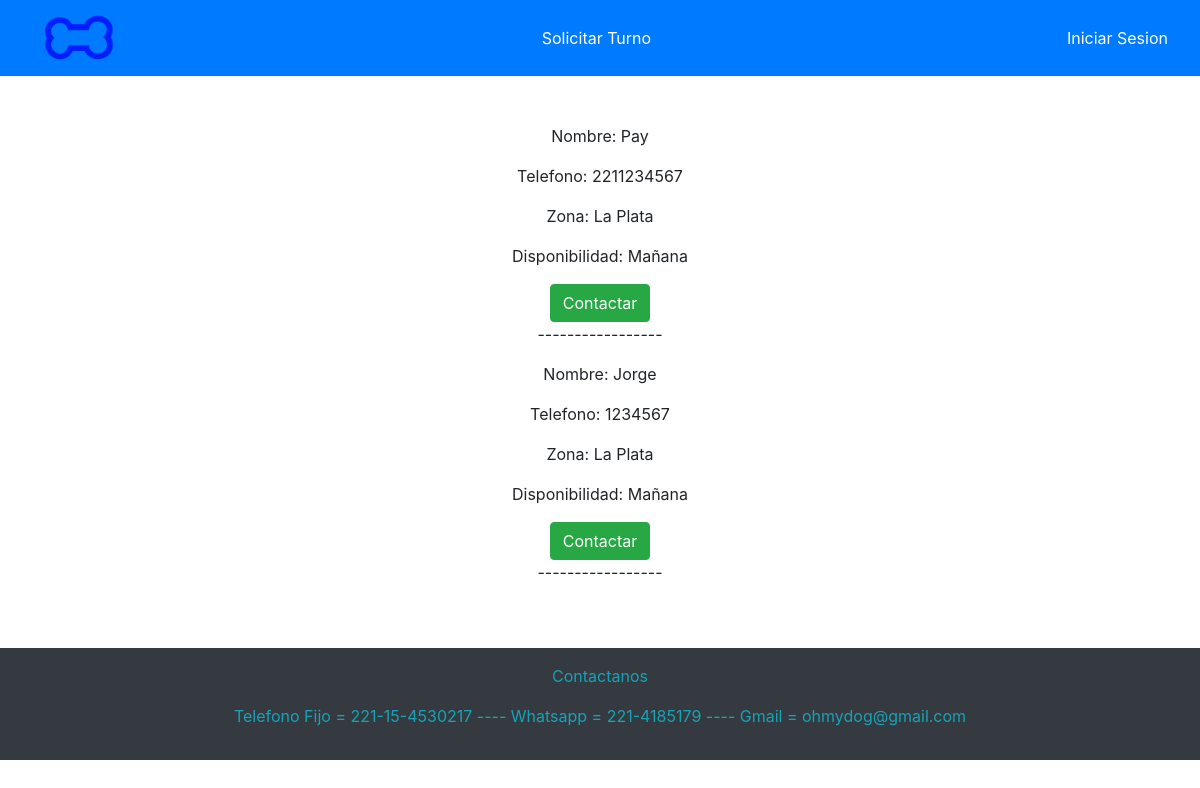
The page /paseadores on the database its author committed.
### APP/models.py (models this page shows, shortened)
class Paseador(models.Model):
    nombre = models.CharField(max_length=50)
    telefono = models.IntegerField()
    zona = models.CharField(max_length=20)
    disponibilidad = models.CharField(max_length=30)

### APP/views.py (the view)
# urls.py: path('paseadores',views.listarPaseadores,name='paseadores'),
def listarPaseadores(request):
    context = Paseador.objects.all()
    return render(request, 'paginas/listaPaseadores.html', {'context': context})

### APP/templates/paginas/listaPaseadores.html (shortened to what this page needs)
{% extends 'paginas/base.html' %}
{% load static %}
{% block contenido %}
<div class="d-flex justify-content-center flex-column align-items-center">
    {% for c in context %}
        <p>Nombre: {{ c.nombre }}</p>
        <p>Telefono: {{ c.telefono }}</p>
        <p>Zona: {{ c.zona }}</p>
        <p>Disponibilidad: {{ c.disponibilidad }}</p>
        <a href="./contactarP/{{c.nombre}}/{{c.telefono}}" class="btn btn-success">Contactar</a>
        <p>-----------------</p>
    {% endfor %}
</div>
{% endblock %}

### rows shown on the page
Paseador: nombre "Pay", telefono "2211234567", zona "La Plata", disponibilidad "Mañana"
Paseador: nombre "Jorge", telefono "1234567", zona "La Plata", disponibilidad "Mañana"
